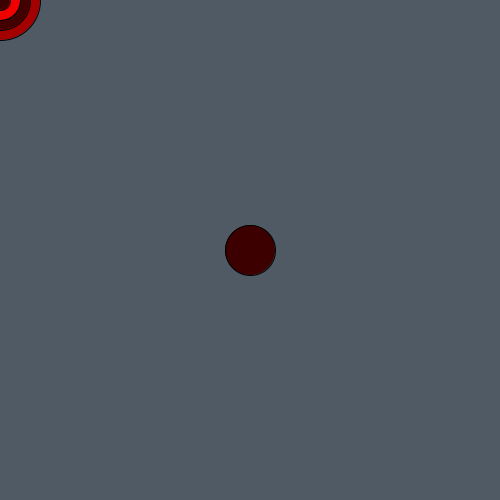
Frame 1 (no input)
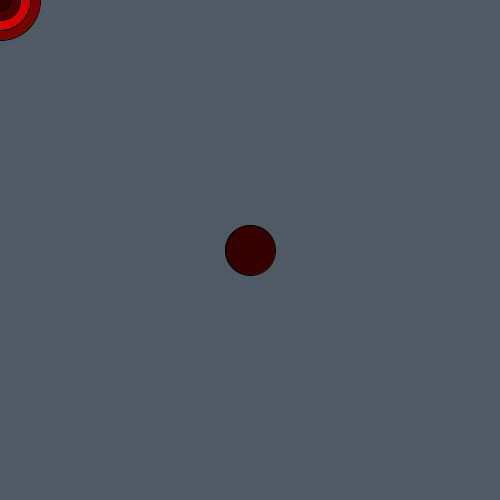
Frame 60 (the mouse pressed at the canvas centre just before this capture)
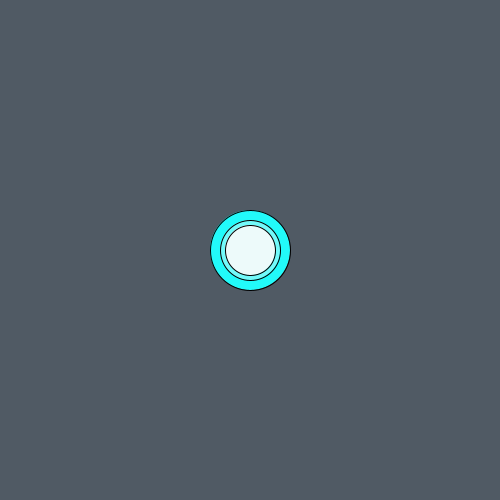
Frame 120 (the mouse held since frame 60 and released just before this capture)

The Processing sketch that drew these frames (run headless with seeded random() and noise(); from frame 60 on, the mouse is pressed at the canvas centre):

// Processing sketch: processing_66762
// ── processing_66762.pde

//keyboardmovement k;

float xPos;
float yPos;
float speed = 20;
boolean moveLeft, moveRight, moveUp, moveDown = false;

void setup() {
  size(500, 500);
  smooth();
  xPos =250;
  yPos =250;
  speed = 2;
}

void draw() {
  background(80,90,100);
  mouse(80);
  mouse(60);
  mouse(40);
  mouse(20);
  move();
  display();
}


//keyboard interaction
void keyPressed() {

  if (keyCode == LEFT) {
    moveLeft = true;
  } 
  else if (keyCode == RIGHT) {
    moveRight = true;
  } 
  else if (keyCode == UP) {
    moveUp = true;
  } 
  else if (keyCode == DOWN) {
    moveDown = true;
  }
}

void keyReleased() {

  if (keyCode == LEFT) {
    moveLeft = false;
  } 
  else if (keyCode == RIGHT) {
    moveRight = false;
  } 
  else if (keyCode == UP) {
    moveUp = false;
  } 
  else if (keyCode == DOWN) {
    moveDown = false;
  }
}



void display () {
  ellipse (xPos, yPos, 50, 50);
}


void move() {
  if (moveUp) {
    yPos -= speed;
  }
  if (moveDown) {
    yPos += speed;
  } 
  if (moveLeft) {
    xPos -= speed;
  }
  if (moveRight) {
    xPos += speed;
  }
}


void mouse (int diameter) {
  fill(random(255), mouseY, mouseX);
  ellipse(mouseX, mouseY, diameter, diameter);
}
